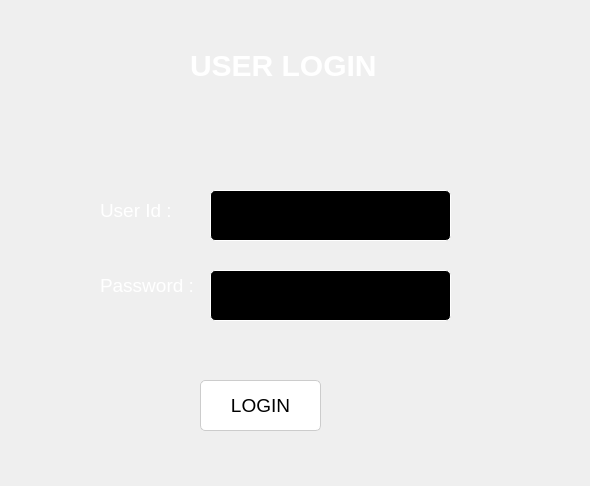
<?xml version="1.0" encoding="UTF-8"?>
<ui version="4.0">
 <class>user_login</class>
 <widget class="QDialog" name="user_login">
  <property name="geometry">
   <rect>
    <x>0</x>
    <y>0</y>
    <width>590</width>
    <height>486</height>
   </rect>
  </property>
  <property name="windowTitle">
   <string>User Login</string>
  </property>
  <property name="windowIcon">
   <iconset resource="img.qrc">
    <normaloff>:/images/login.png</normaloff>:/images/login.png</iconset>
  </property>
  <widget class="QLabel" name="userLabel">
   <property name="geometry">
    <rect>
     <x>100</x>
     <y>190</y>
     <width>101</width>
     <height>41</height>
    </rect>
   </property>
   <property name="font">
    <font>
     <pointsize>14</pointsize>
    </font>
   </property>
   <property name="styleSheet">
    <string notr="true">QLabel {
    color: white; /* Font color */
}</string>
   </property>
   <property name="text">
    <string>User Id :</string>
   </property>
  </widget>
  <widget class="QLabel" name="passLabel">
   <property name="geometry">
    <rect>
     <x>100</x>
     <y>260</y>
     <width>101</width>
     <height>51</height>
    </rect>
   </property>
   <property name="font">
    <font>
     <pointsize>14</pointsize>
    </font>
   </property>
   <property name="styleSheet">
    <string notr="true">QLabel {
    color: white; /* Font color */
}</string>
   </property>
   <property name="text">
    <string>Password :</string>
   </property>
  </widget>
  <widget class="QLineEdit" name="password_lineEdit">
   <property name="geometry">
    <rect>
     <x>210</x>
     <y>270</y>
     <width>241</width>
     <height>51</height>
    </rect>
   </property>
   <property name="font">
    <font>
     <pointsize>14</pointsize>
    </font>
   </property>
   <property name="styleSheet">
    <string notr="true">QLineEdit {
    background-color: black;
    border: 1px solid white;
    border-radius: 5px;
    padding: 5px;
    color: white; /* Font color */
}</string>
   </property>
  </widget>
  <widget class="QLineEdit" name="id_lineEdit">
   <property name="geometry">
    <rect>
     <x>210</x>
     <y>190</y>
     <width>241</width>
     <height>51</height>
    </rect>
   </property>
   <property name="font">
    <font>
     <pointsize>14</pointsize>
    </font>
   </property>
   <property name="styleSheet">
    <string notr="true">QLineEdit {
    background-color: black;
    border: 1px solid white;
    border-radius: 5px;
    padding: 5px;
    color: white; /* Font color */
}</string>
   </property>
   <property name="text">
    <string/>
   </property>
  </widget>
  <widget class="QPushButton" name="loginButton">
   <property name="geometry">
    <rect>
     <x>200</x>
     <y>380</y>
     <width>121</width>
     <height>51</height>
    </rect>
   </property>
   <property name="font">
    <font>
     <pointsize>14</pointsize>
    </font>
   </property>
   <property name="styleSheet">
    <string notr="true">/* QPushButton style */
QPushButton {
    background-color: white;
    border: 1px solid #ccc;
    border-radius: 5px;
    padding: 5px 10px;
    color: black; /* Font color in regular state */
}

/* Change button color on hover */
QPushButton:hover {
    background-color: #3399FF; /* Blue color on hover */
    color: white; /* Font color on hover */
}

/* Change button color on press */
QPushButton:pressed {
    background-color: #0066CC; /* Darker blue color when pressed */
    color: white; /* Font color when pressed */
}
</string>
   </property>
   <property name="text">
    <string>LOGIN</string>
   </property>
  </widget>
  <widget class="QLabel" name="label">
   <property name="geometry">
    <rect>
     <x>190</x>
     <y>30</y>
     <width>211</width>
     <height>71</height>
    </rect>
   </property>
   <property name="styleSheet">
    <string notr="true">QLabel{
    font-weight: bold;
    color: white;
    text-transform: uppercase;
    font-size: 30px;

}</string>
   </property>
   <property name="text">
    <string>USER LOGIN</string>
   </property>
  </widget>
  <widget class="QLabel" name="label_2">
   <property name="geometry">
    <rect>
     <x>250</x>
     <y>100</y>
     <width>61</width>
     <height>51</height>
    </rect>
   </property>
   <property name="text">
    <string/>
   </property>
   <property name="pixmap">
    <pixmap resource="img.qrc">:/images/restaurant.png</pixmap>
   </property>
   <property name="scaledContents">
    <bool>true</bool>
   </property>
  </widget>
 </widget>
 <resources>
  <include location="img.qrc"/>
 </resources>
 <connections/>
</ui>
